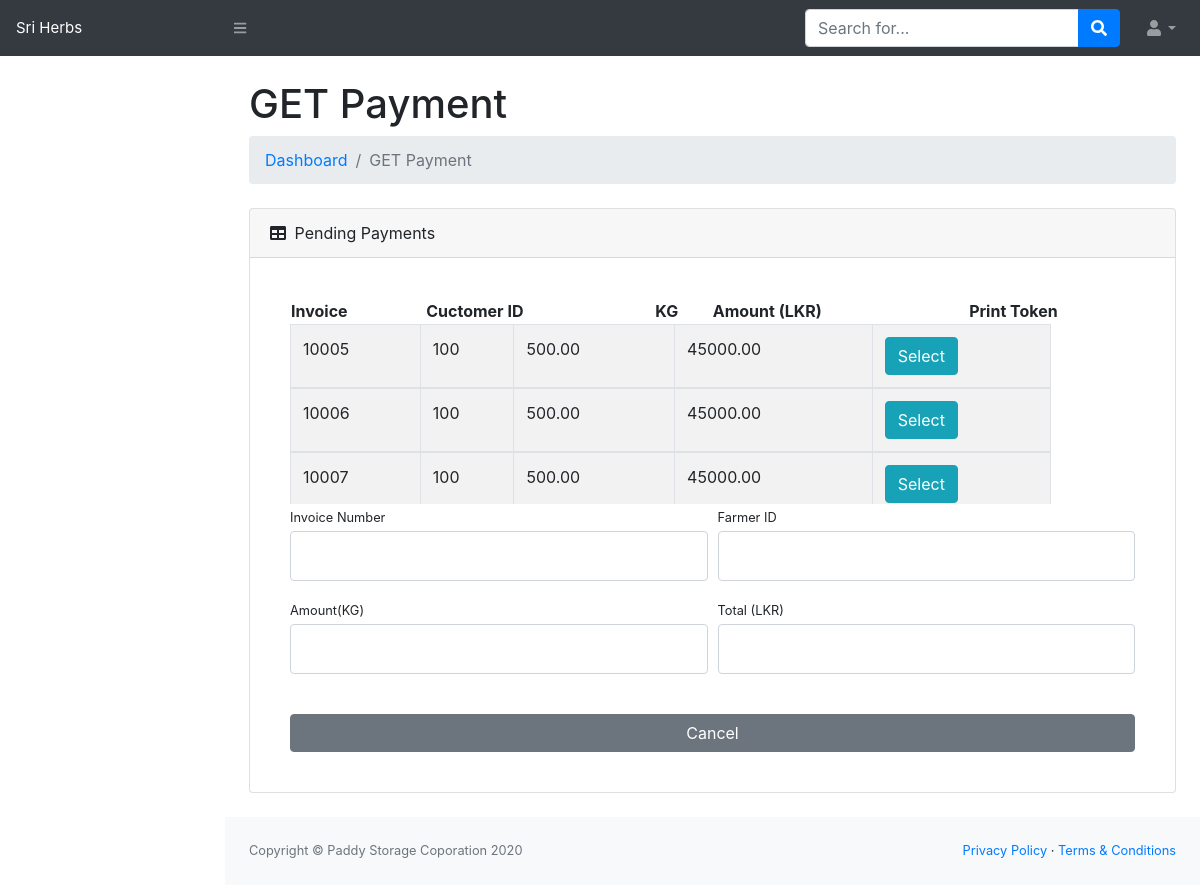
The app's page /payment.php with its own data.
### tables this page shows
CREATE TABLE `tbl_purchase_seed` (
  `id` int(11) NOT NULL,
  `farmer_id` int(11) NOT NULL,
  `kg` decimal(10,2) NOT NULL,
  `amount` decimal(10,2) NOT NULL
);

### payment.php (the view, shortened to what this page needs)
<!DOCTYPE html>
<html lang="en">
    <head>
        <link href="css/styles.css" rel="stylesheet" />
    </head>
    <body class="sb-nav-fixed">
	<?php
			require_once "config.php";
			$inNumber = '';
			$far_id = '';
			$kg = '';
			$tot = '';
		?>
        <?php include('includes/header.php');?>
        <div id="layoutSidenav">
			<?php
				$result = $link->query("SELECT * FROM tbl_purchase_seed") or die($mysqli->error());
			?>
            <div id="layoutSidenav_content">
                <main>
                    <div class="container-fluid">
                        <h1 class="mt-4">GET Payment</h1>
                        <ol class="breadcrumb mb-4">
                            <li class="breadcrumb-item"><a href="index.html">Dashboard</a></li>
                            <li class="breadcrumb-item active">GET Payment</li>
                        </ol>
                        <div class="card mb-4">
                            <div class="card-header">
                                <i class="fas fa-table mr-1"></i>
                                Pending Payments
                            </div>
                            <div class="card-body">
							<form method="POST">
								<table style="width:105%">
									<thead>
										<tr>
											<th>Invoice</th>
											<th>Cuctomer ID</th>
											<th>KG</th>
											<th>Amount (LKR)</th>
											<th>Print Token</th>
										</tr>
									 </thead>
								</table>
                                <div class="table-wrapper-scroll-y my-custom-scrollbar">
                                    <table class="table table-bordered table-striped mb-0" id="dataTable" width="100%" cellspacing="0">
										<?php
											while ($row = $result->fetch_assoc()):
										?>
                                        <tbody>
                                            <tr>
												<td><?php echo $row['id'];; ?></td>
												<td><?php echo$row['farmer_id'];; ?></td>
												<td><?php echo$row['kg'];; ?></td>
												<td><?php echo$row['amount'];; ?></td>
												<td><a href="payment.php?updt=<?php echo $row['id']; ?>" class="btn btn-info">Select</a></td>
                                            </tr>
										<?php endwhile; ?>
                                        </tbody>
                                    </table>
                                </div>
								<div class="form-row">
                                    <div class="col-md-6">
                                            <div class="form-group">
                                                <label class="small mb-1" for="inNum">Invoice Number</label>
                                                <input class="form-control py-4" id="inNum" name="inNum" type="text" value="<?php echo $inNumber; ?>" required />
                                            </div>
                                        </div>
                                        <div class="col-md-6">
                                            <div class="form-group">
                                                <label class="small mb-1" for="farId">Farmer ID</label>
                                                <input class="form-control py-4" id="farId" name="farId" type="text" value="<?php echo $far_id; ?>" required />
                                            </div>
                                        </div>
										<div class="col-md-6">
                                            <div class="form-group">
                                                <label class="small mb-1" for="KG">Amount(KG)</label>
                                                <input class="form-control py-4" id="KG" name="KG" type="text" value="<?php echo $kg; ?>" required />
                                            </div>
                                        </div>
										<div class="col-md-6">
                                            <div class="form-group">
                                                <label class="small mb-1" for="tot">Total (LKR)</label>
                                                <input class="form-control py-4" id="tot" name="tot" type="text" value="<?php echo $tot; ?>" required />
                                            </div>
                                        </div>
                                    </div>
                                    <div class="form-group mt-4 mb-0"><button class="btn btn-secondary btn-block" type="reset" >Cancel</button></div>
							</form>
                            </div>
                        </div>
                    </div>
                </main>
                <?php include('includes/footer.php');?>
        </div>
    </body>
</html>

### payment.php (style rules this page uses)
.my-custom-scrollbar { position: relative; height: 180px; width: 90%; overflow: auto; }
.table-wrapper-scroll-y { display: block; }

### records on screen
tbl_purchase_seed: id "10005", farmer "100", kg "500.00", amount "45000.00"
tbl_purchase_seed: id "10006", farmer "100", kg "500.00", amount "45000.00"
tbl_purchase_seed: id "10007", farmer "100", kg "500.00", amount "45000.00"
